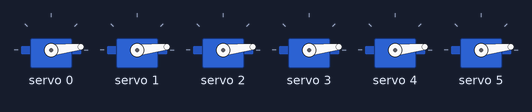
The sketch below on a simulated Arduino Uno, built with avr-gcc and run on an emulated ATmega328P. On the bench: 6 × servo. What the sketch prints to the serial monitor is not drawn.

Above: at 0.05 s.
At 4.0 s:
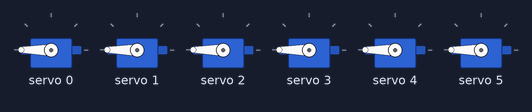
Timing chart, 0 to 5.2 s (numbered marks = the images above):
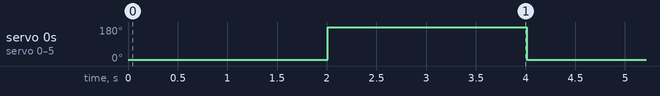

The sketch:

servo_trial.ino
```cpp
#include <Wire.h>
#include <Adafruit_PWMServoDriver.h>
Adafruit_PWMServoDriver hand = Adafruit_PWMServoDriver();

void setup() {
  Serial.begin(115200);
  Serial.println("8 channel Servo test!");

  hand.begin();
  hand.setPWMFreq(60);
}

void loop() {
  for (int servo=0; servo<6; servo++) {
    hand.setPWM(servo,0,150);
  }
  delay(2000);
  for (int servo=0; servo<6; servo++) {
    hand.setPWM(servo,0,650);
  }
  delay(2000);
}
```

Measured:
- by itself, servo 0–5: alternates 180° for 2.0 s and 6° for 2.0 s
